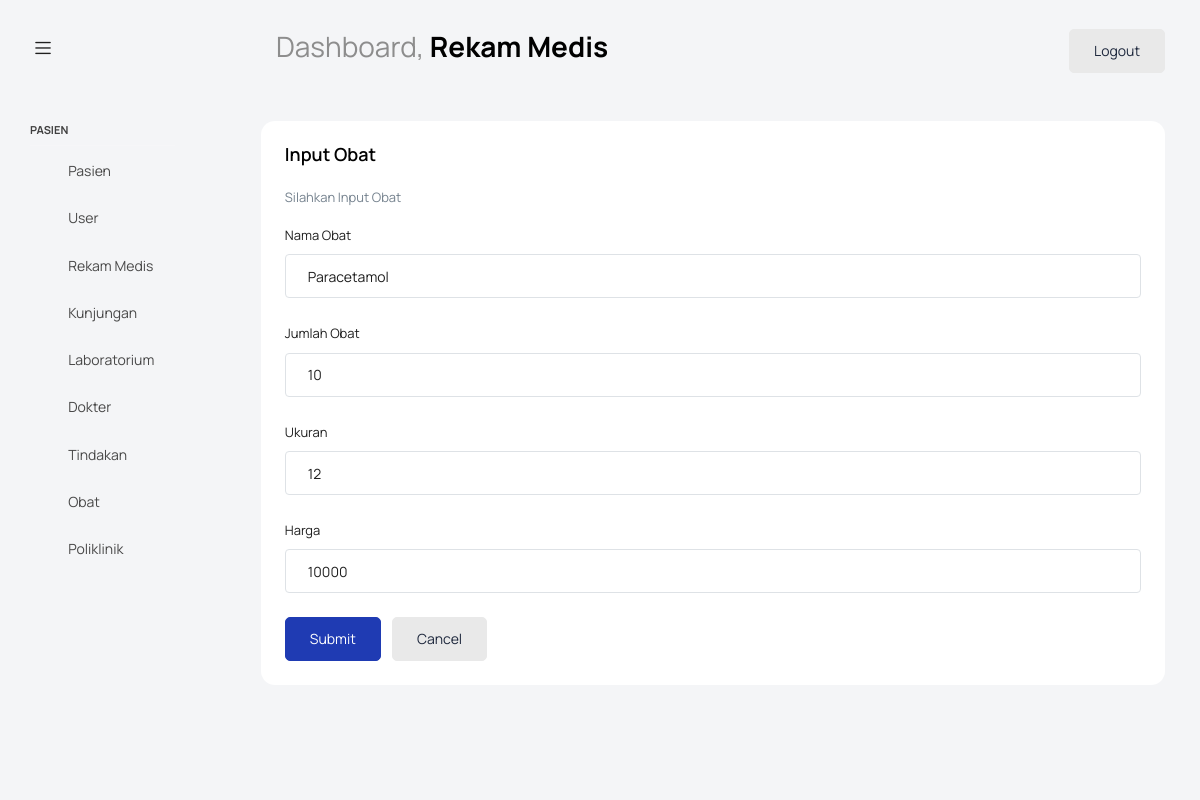
Before: /dashboard/obat/EditObat.php?id=1 (signed in) with the older database file.
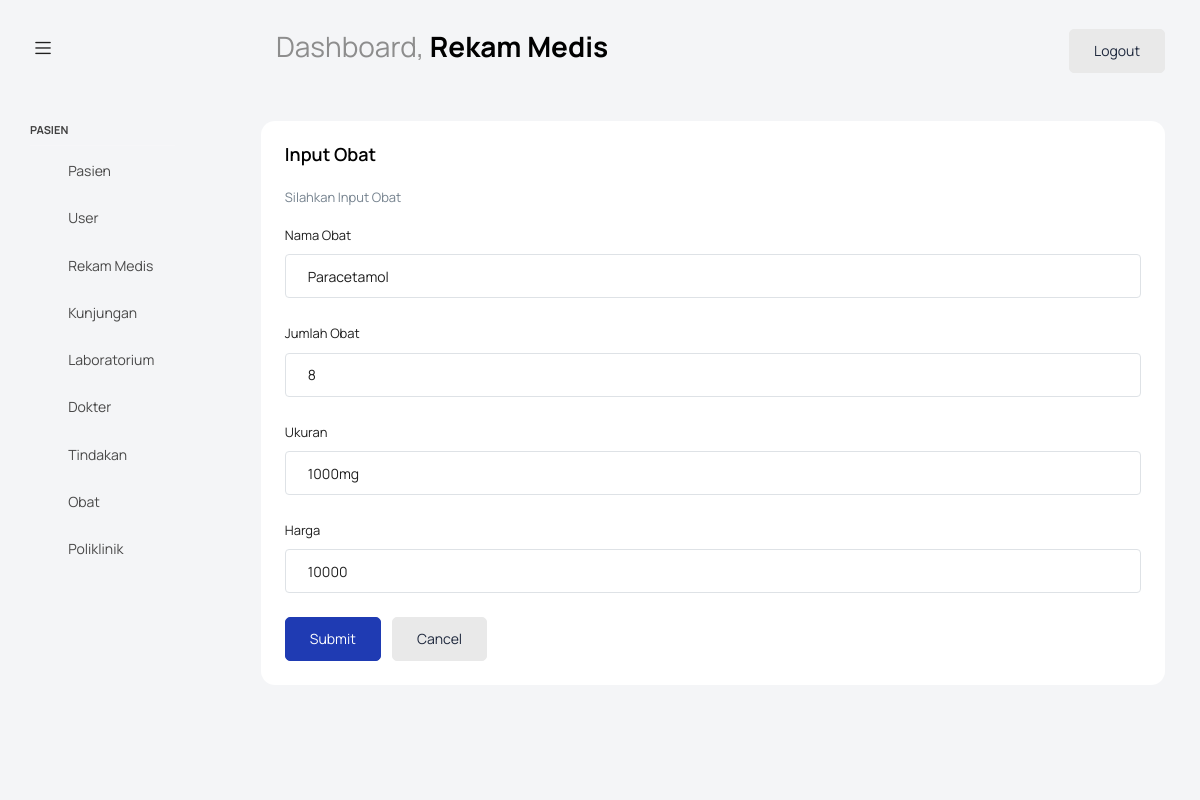
After: the same page with the newer database file.
### tables this page shows
CREATE TABLE `obat` (
  `kd_obat` int NOT NULL,
  `nm_obat` varchar(255) NOT NULL,
  `jml_obat` int NOT NULL,
  `ukuran` varchar(255) NOT NULL,
  `harga` decimal(10,0) NOT NULL
);

### dashboard/obat/EditObat.php (the view, shortened to what this page needs)
<?php
$kd_obat = $_GET['id'];
$query = mysqli_query($connection, "SELECT * FROM obat WHERE kd_obat='$kd_obat'");
$data = mysqli_fetch_assoc($query);
?>
<?php include('../template/header.php'); ?>
<?php include('../template/sidebar.php'); ?>
<div class="content-wrapper">
            <div class="row">
              <div class="col-12 grid-margin stretch-card">
                <div class="card">
                  <div class="card-body">
                    <h4 class="card-title">Input Obat</h4>
                    <p class="card-description"> Silahkan Input Obat </p>
                    <form action="" method="POST" class="forms-sample">
                      <div class="form-group">
                        <label for="nm_obat">Nama Obat</label>
                        <input type="text" name="nm_obat" class="form-control" value="<?= $data['nm_obat']; ?>" required>
                      </div>
                      <div class="form-group">
                        <label for="jml_obat">Jumlah Obat</label>
                        <input type="text" name="jml_obat" class="form-control" value="<?= $data['jml_obat']; ?>" required>
                      </div>
                      <div class="form-group">
                        <label for="ukuran">Ukuran</label>
                        <input type="text" name="ukuran" class="form-control" value="<?= $data['ukuran']; ?>" required>
                      </div>
                      <div class="form-group">
                        <label for="harga">Harga</label>
                        <input type="number" name="harga" class="form-control" value="<?= $data['harga']; ?>" required>
                      </div>
                      <button type="submit" name="update" class="btn btn-primary me-2">Submit</button>
                      <button type="reset" class="btn btn-light">Cancel</button>
                    </form>
                  </div>
                </div>
              </div>
          </div>
<?php include('../template/footer.php'); ?>

### dashboard/template/header.php (shortened to what this page needs)
<!DOCTYPE html>
<html lang="en">
  <head>
    <link rel="stylesheet" href="../src/assets/vendors/feather/feather.css">
    <link rel="stylesheet" href="../src/assets/vendors/mdi/css/materialdesignicons.min.css">
    <link rel="stylesheet" href="../src/assets/vendors/ti-icons/css/themify-icons.css">
    <link rel="stylesheet" href="../src/assets/vendors/font-awesome/css/font-awesome.min.css">
    <link rel="stylesheet" href="../src/assets/vendors/typicons/typicons.css">
    <link rel="stylesheet" href="../src/assets/vendors/simple-line-icons/css/simple-line-icons.css">
    <link rel="stylesheet" href="../src/assets/vendors/css/vendor.bundle.base.css">
    <link rel="stylesheet" href="../src/assets/vendors/bootstrap-datepicker/bootstrap-datepicker.min.css">
    <link rel="stylesheet" href="../src/assets/vendors/datatables.net-bs4/dataTables.bootstrap4.css">
    <link rel="stylesheet" type="text/css" href="../src/assets/js/select.dataTables.min.css">
    <link rel="stylesheet" href="../src/assets/css/style.css">
  </head>
  <body class="with-welcome-text">
      <nav class="navbar default-layout col-lg-12 col-12 p-0 fixed-top d-flex align-items-top flex-row">
        <div class="text-center navbar-brand-wrapper d-flex align-items-center justify-content-start">
          <div class="me-3">
            <button class="navbar-toggler navbar-toggler align-self-center" type="button" data-bs-toggle="minimize">
              <span class="icon-menu"></span>
            </button>
          </div>
        </div>
        <div class="navbar-menu-wrapper d-flex align-items-top">
          <ul class="navbar-nav">
            <li class="nav-item fw-semibold d-none d-lg-block ms-0">
              <h1 class="welcome-text">Dashboard, <span class="text-black fw-bold">Rekam Medis</span></h1>
            </li>
          </ul>
          <ul class="navbar-nav ms-auto">
          <a href="../Masuk/logout.php" class="btn btn-light">Logout</a>
          </ul>
        </div>
      </nav>
      <div class="container-fluid page-body-wrapper">

### dashboard/template/sidebar.php (shortened to what this page needs)
 <nav class="sidebar sidebar-offcanvas" id="sidebar">
          <ul class="nav">
            <li class="nav-item nav-category">Pasien</li>
            <li class="nav-item">
              <a class="nav-link" data-bs-toggle="collapse" href="#ui-basic" aria-expanded="false" aria-controls="ui-basic">
                <i class="menu-icon mdi mdi-account-group-outline"></i>
                <span class="menu-title">Pasien</span>
                <i class="menu-arrow"></i>
              </a>
            </li>
<?php if (in_array("pasien", $_SESSION['admin_akses'])) { ?>
            <li class="nav-item">
              <a class="nav-link" data-bs-toggle="collapse" href="#form-elements" aria-expanded="false" aria-controls="form-elements">
                <i class="menu-icon mdi mdi-account-outline"></i>
                <span class="menu-title">User</span>
                <i class="menu-arrow"></i>
              </a>
            </li>
<?php } ?>
            <li class="nav-item">
              <a class="nav-link" data-bs-toggle="collapse" href="#charts" aria-expanded="false" aria-controls="charts">
                <i class="menu-icon mdi mdi-medication-outline"></i>
                <span class="menu-title">Rekam Medis</span>
                <i class="menu-arrow"></i>
              </a>
            </li>
            <li class="nav-item">
              <a class="nav-link" data-bs-toggle="collapse" href="#kunjungan" aria-expanded="false" aria-controls="kunjungan">
                <i class="menu-icon mdi mdi-login-variant"></i>
                <span class="menu-title">Kunjungan</span>
                <i class="menu-arrow"></i>
              </a>
            </li>
            <li class="nav-item">
              <a class="nav-link" data-bs-toggle="collapse" href="#Laboratorium" aria-expanded="false" aria-controls="Laboratorium">
                <i class="menu-icon mdi mdi-label-outline"></i>
                <span class="menu-title">Laboratorium</span>
                <i class="menu-arrow"></i>
              </a>
            </li>
            <li class="nav-item">
              <a class="nav-link" data-bs-toggle="collapse" href="#Dokter" aria-expanded="false" aria-controls="Dokter">
                <i class="menu-icon mdi mdi-doctor"></i>
                <span class="menu-title">Dokter</span>
                <i class="menu-arrow"></i>
              </a>
            </li>
            <li class="nav-item">
              <a class="nav-link" data-bs-toggle="collapse" href="#Tindakan" aria-expanded="false" aria-controls="Tindakan">
                <i class="menu-icon mdi mdi-needle"></i>
                <span class="menu-title">Tindakan</span>
                <i class="menu-arrow"></i>
              </a>
            </li>
            <li class="nav-item">
              <a class="nav-link" data-bs-toggle="collapse" href="#Obat" aria-expanded="false" aria-controls="Obat">
                <i class="menu-icon mdi mdi-pill"></i>
                <span class="menu-title">Obat</span>
                <i class="menu-arrow"></i>
              </a>
            </li>
            <li class="nav-item">
              <a class="nav-link" data-bs-toggle="collapse" href="#Poliklinik" aria-expanded="false" aria-controls="Poliklinik">
                <i class="menu-icon mdi mdi-room-service-outline"></i>
                <span class="menu-title">Poliklinik</span>
                <i class="menu-arrow"></i>
              </a>
            </li>
          </ul>
        </nav>

### dashboard/template/footer.php (shortened to what this page needs)
      </div>
    </div>
  </body>
</html>

Changed rows visible on the page:
changed obat "Paracetamol": jml_obat "10" → "8"; ukuran "12" → "1000mg"
